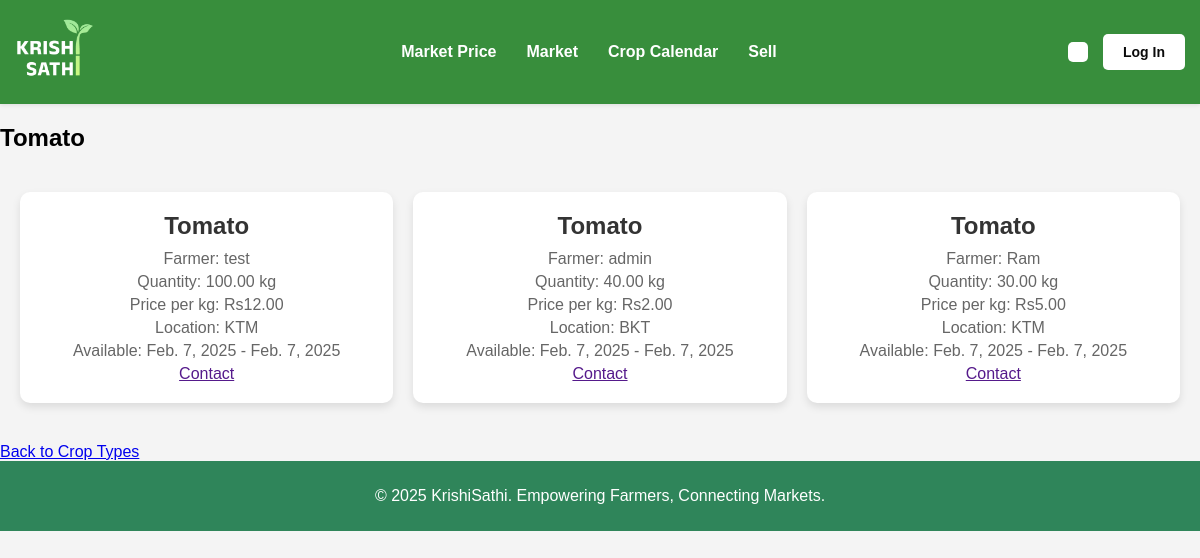
The page /croptypes/1/crops/ on the database its author committed.
### mainapp/models.py (models this page shows, shortened)
class CropType(models.Model):
    name = models.CharField(max_length=200, unique=True)
    description = models.TextField(blank=True)

class FarmerCrop(models.Model):
    farmer = models.ForeignKey(User, on_delete=models.CASCADE, related_name='crops')
    crop_type = models.ForeignKey(CropType, on_delete=models.CASCADE, related_name='farmer_crops')
    quantity_kg = models.DecimalField(max_digits=10, decimal_places=2)
    price_per_kg = models.DecimalField(max_digits=10, decimal_places=2)
    location = models.CharField(max_length=200)
    available_from = models.DateField()
    available_until = models.DateField()
    created_at = models.DateTimeField(auto_now_add=True)

### mainapp/views.py (the view)
# urls.py: path('croptypes/<int:crop_type_id>/crops/', views.crops_by_type, name='crops_by_type'),
def crops_by_type(request, crop_type_id):
    crop_type = get_object_or_404(models.CropType, id=crop_type_id)
    farmer_crops = models.FarmerCrop.objects.filter(crop_type=crop_type).select_related('farmer')
    return render(request, 'crops_by_type.html', {
        'crop_type': crop_type,
        'farmer_crops': farmer_crops
    })

### mainapp/templates/crops_by_type.html (shortened to what this page needs)
{% extends "base.html" %}
{% block content %}
<h2>{{ crop_type.name }}</h2>
<div class="market-container">
    {% if farmer_crops %}
        {% for farmer_crop in farmer_crops %}
        <div class="crop-card">
            <h3>{{ farmer_crop.crop_type.name }}</h3>
            <p>Farmer: {{ farmer_crop.farmer.username }}</p>
            <p>Quantity: {{ farmer_crop.quantity_kg }} kg</p>
            <p>Price per kg: Rs{{ farmer_crop.price_per_kg }}</p>
            <p>Location: {{ farmer_crop.location }}</p>
            <p>Available: {{ farmer_crop.available_from }} - {{ farmer_crop.available_until }}</p>
            <a href="">Contact</a>
        </div>
        {% endfor %}
    {% else %}
        <p>No farmers are currently selling {{ crop_type.name }}.</p>
    {% endif %}
</div>
<a href="{% url 'crop_type_list' %}">Back to Crop Types</a>
{% endblock %}

### mainapp/static/mainapp/css/styles.css (style rules this page uses)
body { background-color: white; min-height: 100vh; margin: 0; font-family: Arial, sans-serif; }
body { top: 0px !important; }

### mainapp/templates/base.html (style rules this page uses)
body { top: 0px !important; }

### mainapp/templates/crops_by_type.html (style rules this page uses)
body { font-family: Arial, sans-serif; background-color: #f4f4f4; margin: 0; padding: 0; }
.market-container { display: grid; grid-template-columns: repeat(3, 1fr); gap: 20px; padding: 20px; max-width: 1200px; margin: 20px auto; }
.crop-card { background: white; padding: 20px; border-radius: 10px; box-shadow: 0 4px 8px rgba(0, 0, 0, 0.1); text-align: center; transition: transform 0.3s ease, box-shadow 0.3s ease; }
.crop-card h3 { margin: 0 0 10px; font-size: 1.5em; color: #333; }
.crop-card p { margin: 5px 0; color: #666; }

### rows shown on the page
CropType: name "Tomato"
FarmerCrop: crop_type.name "Tomato", farmer.username "test", quantity_kg "100.00", price_per_kg "12.00", location "KTM", available_from "Feb. 7, 2025", available_until "Feb. 7, 2025"
FarmerCrop: crop_type.name "Tomato", farmer.username "admin", quantity_kg "40.00", price_per_kg "2.00", location "BKT", available_from "Feb. 7, 2025", available_until "Feb. 7, 2025"
FarmerCrop: crop_type.name "Tomato", farmer.username "Ram", quantity_kg "30.00", price_per_kg "5.00", location "KTM", available_from "Feb. 7, 2025", available_until "Feb. 7, 2025"
